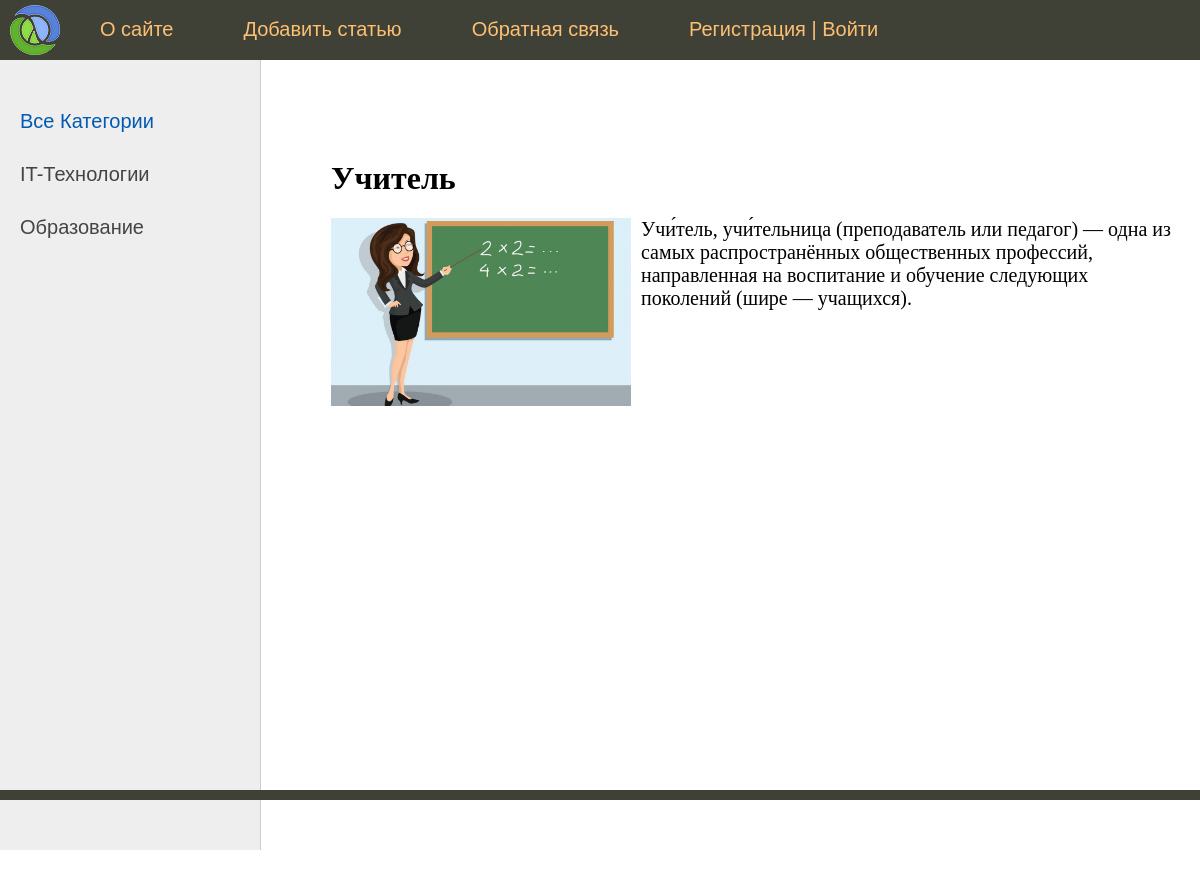
/post/uchitel/, run on the app's committed database.
### professions/models.py (models this page shows, shortened)
class Category(models.Model):
    name = models.CharField(max_length=100, db_index=True, verbose_name="Категория")
    slug = models.SlugField(max_length=255, unique=True, db_index=True, verbose_name="URL")
    class Meta:
        verbose_name = 'Категория'
        verbose_name_plural = 'Категории'
        ordering = ['id']

class Professions (models.Model):
    title = models.CharField(max_length=255, verbose_name="Заголовок")
    slug = models.SlugField(max_length=255, unique=True, db_index=True, verbose_name="URL")
    content = models.TextField(blank=True, verbose_name="Текст статьи")
    photo = models.ImageField (upload_to="photos/%Y/%m/%d/", verbose_name="Фото")
    cat = models.ForeignKey('Category', on_delete=models.PROTECT, verbose_name="Категория")
    user = models.ForeignKey(User, verbose_name='Пользователь', on_delete=models.CASCADE)
    def __str__(self):
        return self.title
    class Meta:
        verbose_name = 'Профессии'
        verbose_name_plural = 'Профессии'

### professions/views.py (the view)
# urls.py: path('post/<slug:post_slug>/', ShowPost.as_view(), name='post'),
class ShowPost(DataMixin, DetailView):
    model = Professions
    template_name = 'professions/post.html'
    slug_url_kwarg = 'post_slug'
    context_object_name = 'post'
    def get_context_data(self,*, object_list=None, **kwargs):
        context = super().get_context_data(**kwargs)
        c_def = self.get_user_context(title=context['post'])
        return dict(list(context.items()) + list(c_def.items()))

### professions/utils.py (called while the page is built)
    def get_user_context(self, **kwargs):
        context = kwargs
        cats = Category.objects.all()
        context['menu'] = menu
        context['cats'] = cats
        if 'cat_selected' not in context:
            context['cat_selected'] = 0
        return context

### professions/templates/professions/post.html
{% extends 'professions/base.html' %}
{% block content %}
<h1>{{post.title}}</h1>
{% if post.photo %}
<p><img class="img-article-left" src="{{post.photo.url}}"></p>
{% endif %}
{{post.content|linebreaks}}
{% endblock %}

### professions/templates/professions/base.html (shortened to what this page needs)
{% load static %}
{% load professions_tags %}
<!DOCTYPE html>
<html>
<head>
	<link type="text/css" href="{% static 'professions/css/styles.css' %}" rel="stylesheet" />
</head>
<body>
<table class="table-page" border=0 cellpadding="0" cellspacing="0">
<tr><td valign=top>
{% block mainmenu %}
		<div class="header">
			<ul id="mainmenu" class="mainmenu">
			<li class="logo"><a href="{% url 'home' %}"><div class="logo"></div></a></li>
{% for m in menu %}
				<li><a href="{% url m.url_name %}">{{m.title}}</a></li>
{% endfor %}
				{% if request.user.is_authenticated %}
				<li class="last"> {{user.username}} | <a href="{% url 'logout' %}">Выйти</a></li>
				{% else %}
				<li class="last>"><a href="{% url 'register' %}">Регистрация</a> | <a href="{% url 'login' %}">Войти</a></li>
				{% endif %}
			</ul>
		</div>
{% endblock mainmenu %}
<table class="table-content" border=0 cellpadding="0" cellspacing="0">
<tr>
	<td valign="top" class="left-chapters">
	<ul id="leftchapters">
{% if cat_selected == 0 %}
		<li class="selected">Все Категории</li>
{% else %}
		<li><a href="{% url 'home' %}">Все Категории</a></li>
{% endif %}
{% for c in cats %}
	{% if c.pk == cat_selected %}
		<li class="selected">{{c.name}}</li>
		{% else %}
		<li><a href="{{ c.get_absolute_urlc}}">{{c.name}}</a></li>
		{% endif %}
{% endfor %}
	</ul>
</td>
<td valign="top" class="content">
	<div class="content-text">
{% block content %}
{% endblock %}
	</div>
</td></tr></table>
</td></tr>
<tr><td valign=top>
	<div id="footer">
	</div>
</td></tr></table>
</body>
</html>

### professions/static/professions/css/styles.css (style rules this page uses)
html, body { font-family: 'Arial'; margin: 0; padding: 0; height: 100%; width: 100%; color: #444; }
a { color: #0059b2; text-decoration: none; }
img { max-width: 600px; height: auto; }
img.img-article-left { max-width: 300px; height: auto; float: left; padding: 0 10px 10px 0; }
.table-page { width: 100%; height: 100%; vertical-align: top; }
.table-page tr { height: 100%; }
.header { background: #3F4137; height: 60px; }
.logo { background: url('../images/logo.png') no-repeat 10px 5px; width: 70px; height: 60px; }
ul.mainmenu { list-style: none; margin: 0; padding: 0; height: 60px; color: #fdc073; font-size: 20px; overflow: hidden; }
ul.mainmenu li { float: left; margin: 18px 40px 0 30px; }
ul.mainmenu li.logo { margin: 0; }
ul.mainmenu li a { color: #fdc073; text-decoration: none; }
.table-content { width: 100%; min-height: 100%; height: 100%; }
.left-chapters { margin: 0; background: #eee; border-right: 1px solid #ccc; min-height: 100%; }
.left-chapters ul { width: 230px; min-height: 100%; margin: 0; padding: 20px 10px 10px 20px; list-style: none; font-size: 20px; }
.left-chapters ul li { margin: 30px 0 0 0; color: #999; }
.left-chapters ul li.selected { color: #0059b2; }
.left-chapters ul li a { color: #444; text-decoration: none; }
.content { padding: 40px 20px 20px 40px; width: 100%; box-sizing: border-box; }
.content-text { margin: 60px 0 0 30px; color: #000; font-size: 20px; font-family: Yandex Sans Display Light; }
.content-text h1 { font-size: 32px; }
#footer { box-sizing: border-box; background: #3F4137; padding: 5px; color: #aaa; font-size: 14px; font-family: Verdana, Geneva, Arial, Helvetica; text-align: left; overflow: hidden; }

### data on the page
Category: name "IT-Технологии"
Category: name "Образование"
Professions: title "Учитель", photo (picture), content "Учи́тель, учи́тельница (преподаватель или педагог) — одна из самых распространённых общественных профессий, направленная на воспитание и обучение следующих поколений (шире — учащихся)."

### other printed values
{{ m.title }} "О сайте" "Добавить статью" "Обратная связь"
